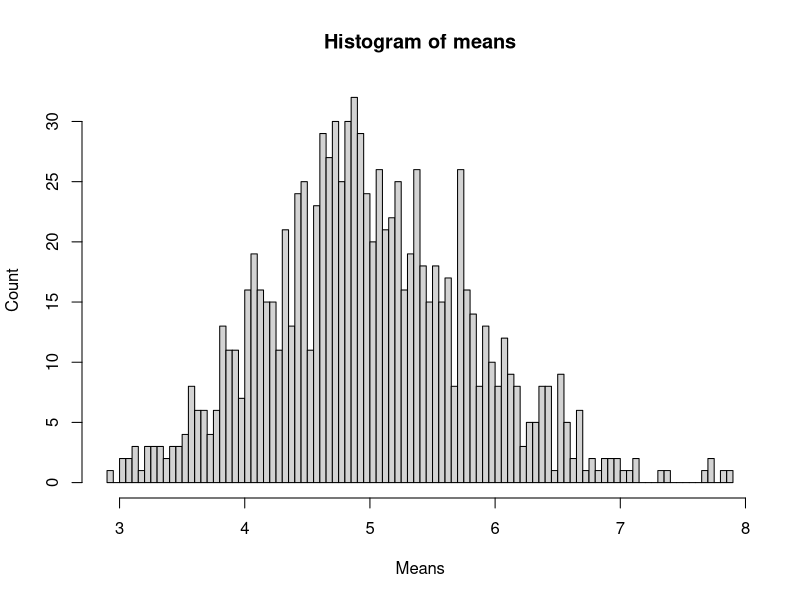
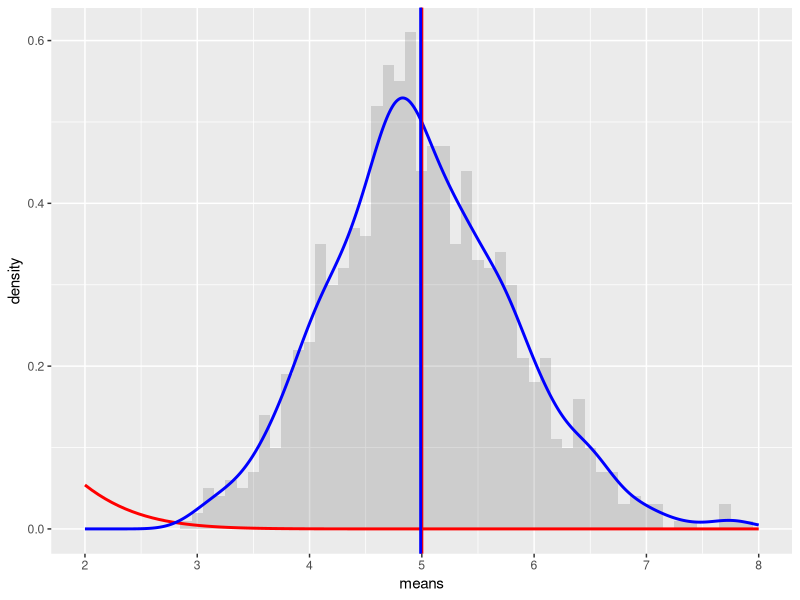

The R source for these figures, in order:
## ---- chunk 1
lambda <- 0.2
n <- 40
numberOfSims <- 1000
set.seed(0) #for reproducibility
expDists <- matrix(data=rexp(n*numberOfSims, lambda), nrow = numberOfSims)
expDistMeans <- data.frame(means=apply(expDists, 1, mean))
## ---- chunk 2
hist(expDistMeans$means, breaks=100, border=NULL, main = "Histogram of means", xlab = "Means", ylab = "Count")
## ---- chunk 3
mu <- 1/lambda
mu
## ---- chunk 4
meanOfMeans <- mean(expDistMeans$means)
meanOfMeans
## ---- chunk 5
sigma <- (1/lambda) / sqrt(n)
sigma
## ---- chunk 6
var <- sigma ^ 2
var
## ---- chunk 7
sigma_x <- sd(expDistMeans$means)
sigma_x
## ---- chunk 8
var_x <- var(expDistMeans$means)
var_x
## ---- chunk 9

library(ggplot2)  #for plotting graphs

ggplot(data = expDistMeans, aes(x = means)) + 
  geom_histogram(binwidth=0.1, aes(y=..density..), alpha=0.2) + 
  stat_function(fun = dnorm, arg = list(mean = mu , sd = sigma), colour = "red", size=1) + 
  geom_density(colour="blue", size=1) +
  scale_x_continuous(breaks=seq(mu-3,mu+3,1), limits=c(mu-3,mu+3)) + 
  geom_vline(xintercept = mu, size=1, colour="red") + 
  geom_vline(xintercept = meanOfMeans, size=1, colour="blue") 
